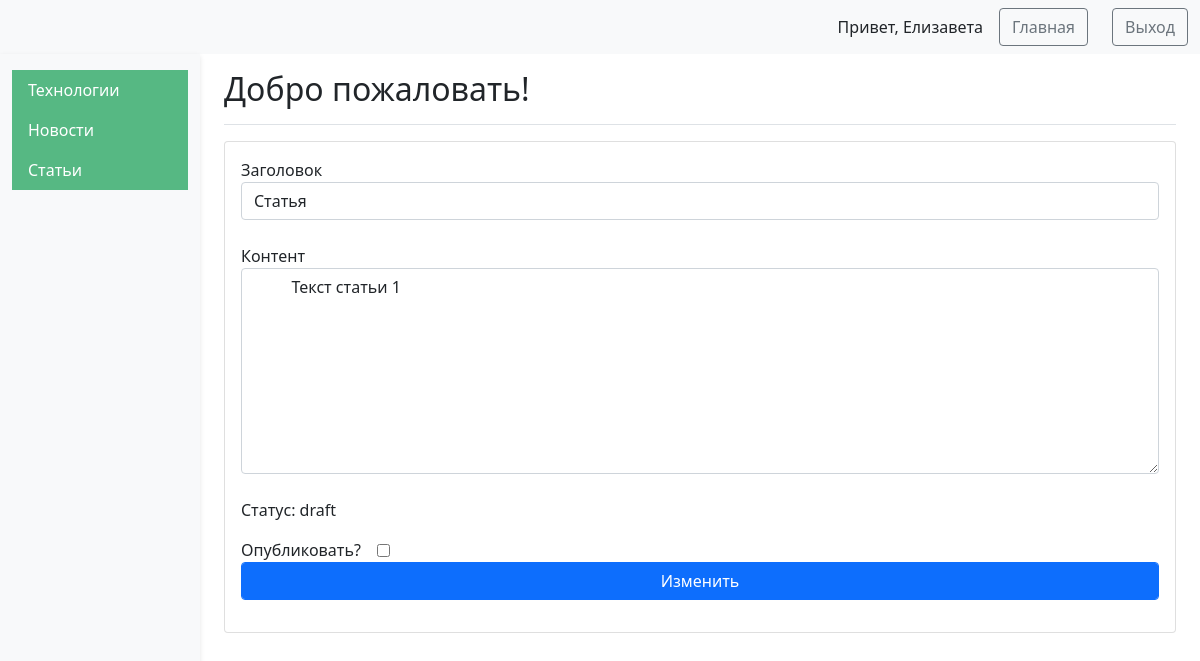
Page /post_admin (signed in) on the earlier database version.
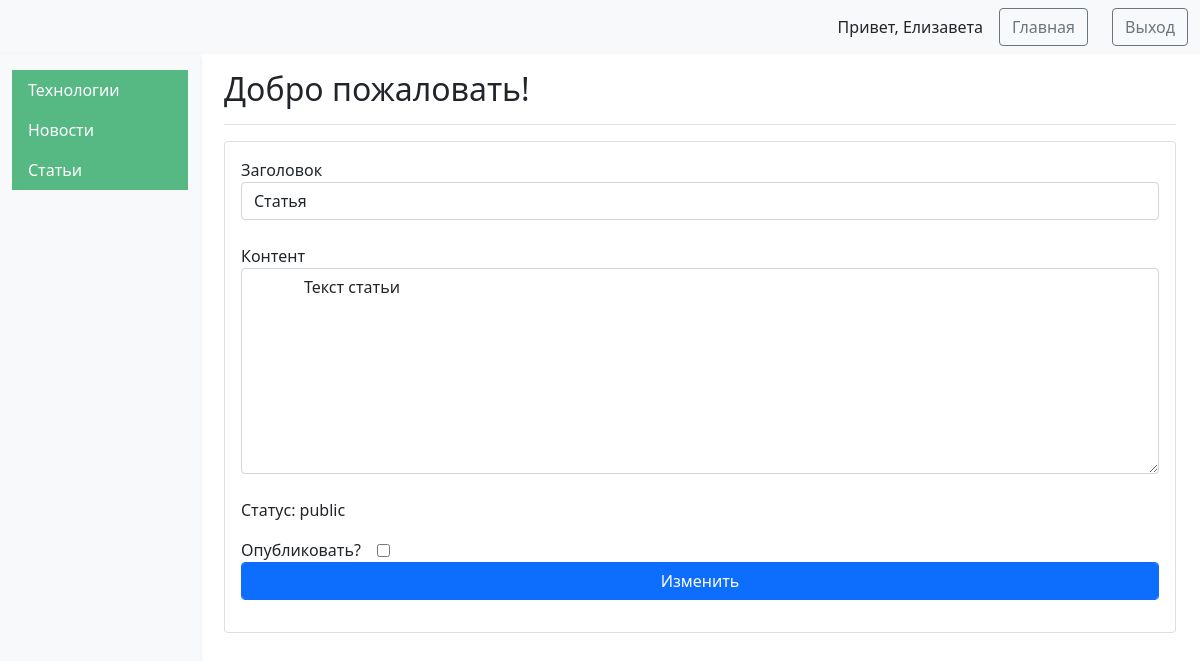
Same page on the later database version.
### tables this page shows
CREATE TABLE users (
    id INTEGER PRIMARY KEY AUTOINCREMENT,
    name TEXT NOT NULL,
    email TEXT NOT NULL,
    psw TEXT NOT NULL,
    is_admin INTEGER NOT NULL
);

CREATE TABLE posts (
    id INTEGER PRIMARY KEY AUTOINCREMENT,
    created TIMESTAMP NOT NULL DEFAULT CURRENT_TIMESTAMP,
    title TEXT NOT NULL,
    content TEXT NOT NULL,
    status TEXT DEFAULT draft,
    author TEXT NOT NULL
);

### app.py (the view)
@app.route('/post_admin', methods= ["POST", "GET"])
@login_required
def post_admin():
    data = None
    if int(current_user.get_admin()) == 1:
        data = dbase.getJSON()
        if request.method == "POST":
            res = dbase.updateStatus(request.form['title'], request.form['content'], request.form['status'], request.form['id'])
            if not res:
                flash('Ошибка обновления статуса', category= 'error')
            else:
                flash('Статус успешно обновлен', category='success')
    else:
        data = dbase.getUserPostsJSON(current_user.get_id())
    return render_template(
        "post_admin.html",
        posts=data,
        user_name=current_user.get_name(),
        is_admin=int(current_user.get_admin())
    )

### DataBase.py (called while the page is built)
    def getJSON(self):
        sql = '''SELECT * FROM posts'''
        try:
            self.__cur.execute(sql)
            res = self.__cur.fetchall()
            if res:
                blocks_list = [dict(ix) for ix in res]
                return blocks_list
        except:
            return False
        return []

    def getUser(self, user_id):
        try:
            self.__cur.execute(f"SELECT * FROM users WHERE id = {user_id} LIMIT 1")
            res = self.__cur.fetchone()
            if not res:
                print("Пользовательн не найден")
                return False
            return res
        except sqlite3.Error as e:
            print("Ошибка получения из БД "+str(e))
        return False

### UserLogin.py (called while the page is built)
    def fromDB(self, user_id, db):
        self.__user = db.getUser(user_id)
        return self

    def get_name(self):
        return str(self.__user['name'])

    def get_admin(self):
        return str(self.__user['is_admin'])

### app.py (called while the page is built)
@app.before_request
def before_request():
     global dbase
     db = get_db()
     dbase = DataBase(db)

@login_manager.user_loader #Загрузка пользователя
def load_user(user_id):
    return UserLogin().fromDB(user_id, dbase)

def connect_db():
    conn = sqlite3.connect(app.config['DATABASE'])
    conn.row_factory = sqlite3.Row
    return conn

def get_db():
    if not hasattr(g, 'link_db'):
        g.link_db = connect_db()
    return g.link_db

### templates/post_admin.html (shortened to what this page needs)
<!DOCTYPE html>
<html lang="en">
<head>
	<link href="https://cdn.jsdelivr.net/npm/bootstrap@5.1.3/dist/css/bootstrap.min.css" rel="stylesheet">
</head>
<body>
<nav class="navbar navbar-expand-lg navbar-light bg-light">
	<div class="container-fluid">
		<div class="d-flex align-items-center">
			<span class="me-3">Привет, {{user_name}}</span>
            <a href="{{ url_for('index') }}" class="btn btn-outline-secondary me-4">Главная</a>
			<a href="{{ url_for('logout') }}" class="btn btn-outline-secondary">Выход</a>
		</div>
	</div>
</nav>
<div class="container-fluid">
	<div class="row">
		{% if is_admin == 1 %}
			<nav id="sidebarMenu" class="col-md-3 col-lg-2 d-md-block bg-light sidebar collapse">
				<div class="position-sticky pt-3">
					<ul class="nav flex-column">
						<li class="nav-item">
							<a class="nav-link active" aria-current="page" href="{{ url_for('tech_admin') }}">
								Технологии
							</a>
							<a class="nav-link active" aria-current="page" href="{{ url_for('index') }}">
								Новости
							</a>
							<a class="nav-link active" aria-current="page" href="{{ url_for('index') }}">
								Статьи
							</a>
						</li>
					</ul>
				</div>
			</nav>
		{% endif %}
		<main class="col-md-9 ms-sm-auto col-lg-10 px-md-4">
			<div class="d-flex justify-content-between flex-wrap flex-md-nowrap align-items-center pt-3 pb-2 mb-3 border-bottom">
				<h1 class="h2">Добро пожаловать!</h1>
			</div>
			{% if posts == () %}
                <h5 class="card-title">Статей пока нету</h5>
            {% else %}
				{% for post in posts %}
					{% if is_admin == 1 %}
						<form action="{{url_for('post_admin')}}" method="post" class="form-contact">
							<div class="card mb-3">
								<div class="card-body">
									<label class="d-flex flex-column">Заголовок<input class="form-control" type="text" value="{{ post['title'] }}" name="title"> <br></label>
									<label class="d-flex flex-column">Контент<textarea class="form-control" value="{{ post['content'] }}" name="content" rows="8" cols="55"> {{ post['content'] }}</textarea> <br></label>
									<p>Статус: {{ post['status'] }}</p>
									<label class="d-flex gap-3 align-items-center">Опубликовать?<input id='testName' type='checkbox' value='public' name='status'></label>
									<p><button class="form-control color-primary btn btn-primary" type="submit">Изменить</button>
								</div>
							</div>
						</form>
					{% endif %}
				{% endfor %}
			{% endif %}
		</main>
	</div>
</div>
</body>
</html>

### templates/post_admin.html (style rules this page uses)
#sidebarMenu { min-height: 100vh; box-shadow: 0 2px 5px rgba(0, 0, 0, 0.1); z-index: 1000; }
.sidebar .nav-link { border-radius: 0; color: #333; }
.sidebar .nav-link.active { background-color: #56B883; color: white; }

Differences in the rows shown:
changed posts "Статья": content "Текст статьи 1" → "Текст статьи"; status "draft" → "public"
